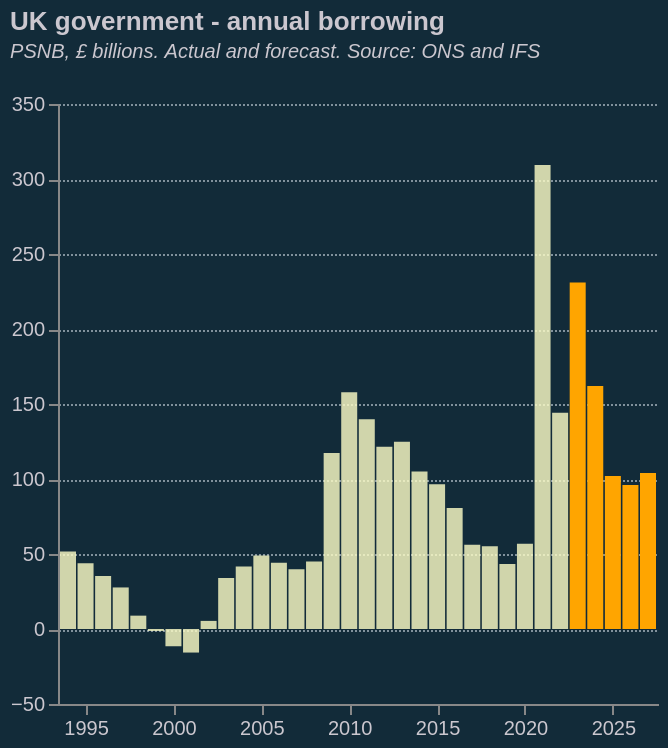

The Vega-Lite source for this figure:
### Vega-Lite specification from a JSON file in a GitHub repository (floating-point values rounded to 4 significant figures)
{"$schema": "https://vega.github.io/schema/vega-lite/v5.json", "height": 300, "width": 300, "title": {"text": "UK government - annual borrowing", "subtitle": ["PSNB, £ billions. Actual and forecast. Source: ONS and IFS", ""], "subtitleFontStyle": "italic", "subtitleFontSize": 10, "anchor": "start", "color": "#cbc7cf", "subtitleColor": "#cbc7cf"}, "config": {"background": "#122b39", "view": {"stroke": "transparent"}}, "data": {"values": [{"date": "1994", "value1": "51.6", "value2": "null", "value3": "null", "Notes": "v1. PSNB (�billion). ONS"}, {"date": "1995", "value1": "43.8", "value2": "null", "value3": "null", "Notes": "v2. PSNB (�billion). IFS, including EPG"}, {"date": "1996", "value1": "35.3", "value2": "null", "value3": "null", "Notes": "v3. PSNB (�billion). OBR, March forecast"}, {"date": "1997", "value1": "27.7", "value2": "null", "value3": "null", "Notes": ""}, {"date": "1998", "value1": "8.9", "value2": "null", "value3": "null", "Notes": ""}, {"date": "1999", "value1": "-1.3", "value2": "null", "value3": "null", "Notes": ""}, {"date": "2000", "value1": "-11.5", "value2": "null", "value3": "null", "Notes": ""}, {"date": "2001", "value1": "-15.7", "value2": "null", "value3": "null", "Notes": ""}, {"date": "2002", "value1": "5.4", "value2": "null", "value3": "null", "Notes": ""}, {"date": "2003", "value1": "34.0", "value2": "null", "value3": "null", "Notes": ""}, {"date": "2004", "value1": "41.7", "value2": "null", "value3": "null", "Notes": ""}, {"date": "2005", "value1": "49.0", "value2": "null", "value3": "null", "Notes": ""}, {"date": "2006", "value1": "44.1", "value2": "null", "value3": "null", "Notes": ""}, {"date": "2007", "value1": "39.8", "value2": "null", "value3": "null", "Notes": ""}, {"date": "2008", "value1": "45.0", "value2": "null", "value3": "null", "Notes": ""}, {"date": "2009", "value1": "117.3", "value2": "null", "value3": "null", "Notes": ""}, {"date": "2010", "value1": "157.8", "value2": "null", "value3": "null", "Notes": ""}, {"date": "2011", "value1": "139.8", "value2": "null", "value3": "null", "Notes": ""}, {"date": "2012", "value1": "121.5", "value2": "null", "value3": "null", "Notes": ""}, {"date": "2013", "value1": "124.9", "value2": "null", "value3": "null", "Notes": ""}, {"date": "2014", "value1": "105.0", "value2": "null", "value3": "null", "Notes": ""}, {"date": "2015", "value1": "96.5", "value2": "null", "value3": "null", "Notes": ""}, {"date": "2016", "value1": "80.6", "value2": "null", "value3": "null", "Notes": ""}, {"date": "2017", "value1": "56.1", "value2": "null", "value3": "null", "Notes": ""}, {"date": "2018", "value1": "55.1", "value2": "null", "value3": "null", "Notes": ""}, {"date": "2019", "value1": "43.3", "value2": "null", "value3": "null", "Notes": ""}, {"date": "2020", "value1": "56.9", "value2": "null", "value3": "null", "Notes": ""}, {"date": "2021", "value1": "309.4", "value2": "null", "value3": "null", "Notes": ""}, {"date": "2022", "value1": "144.1", "value2": "null", "value3": "null", "Notes": ""}, {"date": "2023", "value1": "null", "value2": "231.0", "value3": "99", "Notes": ""}, {"date": "2024", "value1": "null", "value2": "162.0", "value3": "50", "Notes": ""}, {"date": "2025", "value1": "null", "value2": "102.0", "value3": "37", "Notes": ""}, {"date": "2026", "value1": "null", "value2": "96.0", "value3": "35", "Notes": ""}, {"date": "2027", "value1": "null", "value2": "104.0", "value3": "32", "Notes": ""}], "format": {"parse": {"date": "date"}}}, "layer": [{"mark": {"type": "bar", "size": 8, "color": "rgba(255,255,200, 0.8)"}, "encoding": {"x": {"field": "date", "type": "temporal", "title": null, "axis": {"grid": false, "labelColor": "#cbc7cf"}}, "y": {"field": "value1", "type": "quantitative", "axis": {"grid": true, "gridColor": "aliceblue", "gridWidth": 0.5, "gridDash": [1, 1], "labelColor": "#cbc7cf"}, "title": null}}}, {"mark": {"type": "bar", "size": 8, "color": "orange"}, "encoding": {"x": {"field": "date", "type": "temporal", "title": null, "axis": {"grid": false}}, "y": {"field": "value2", "type": "quantitative", "axis": {"grid": true}, "title": null}}}]}
